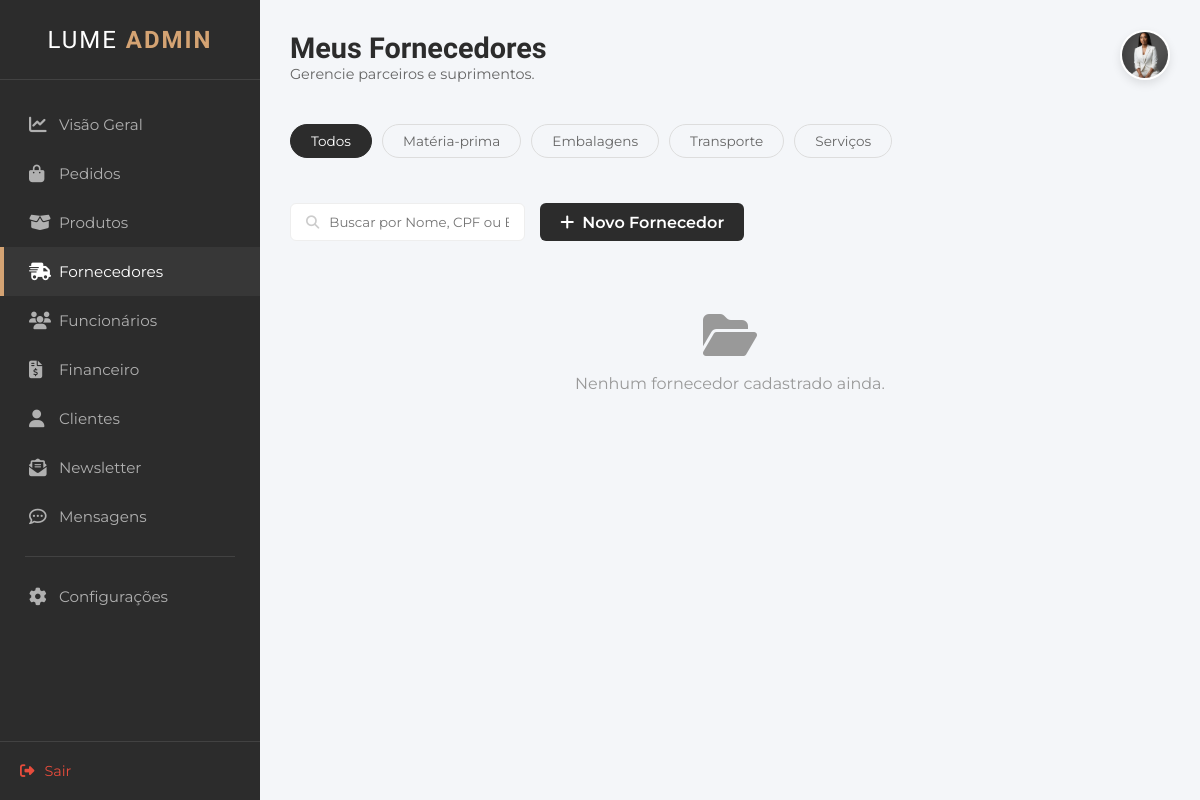
/fornecedores, run on an earlier commit of the app's database.
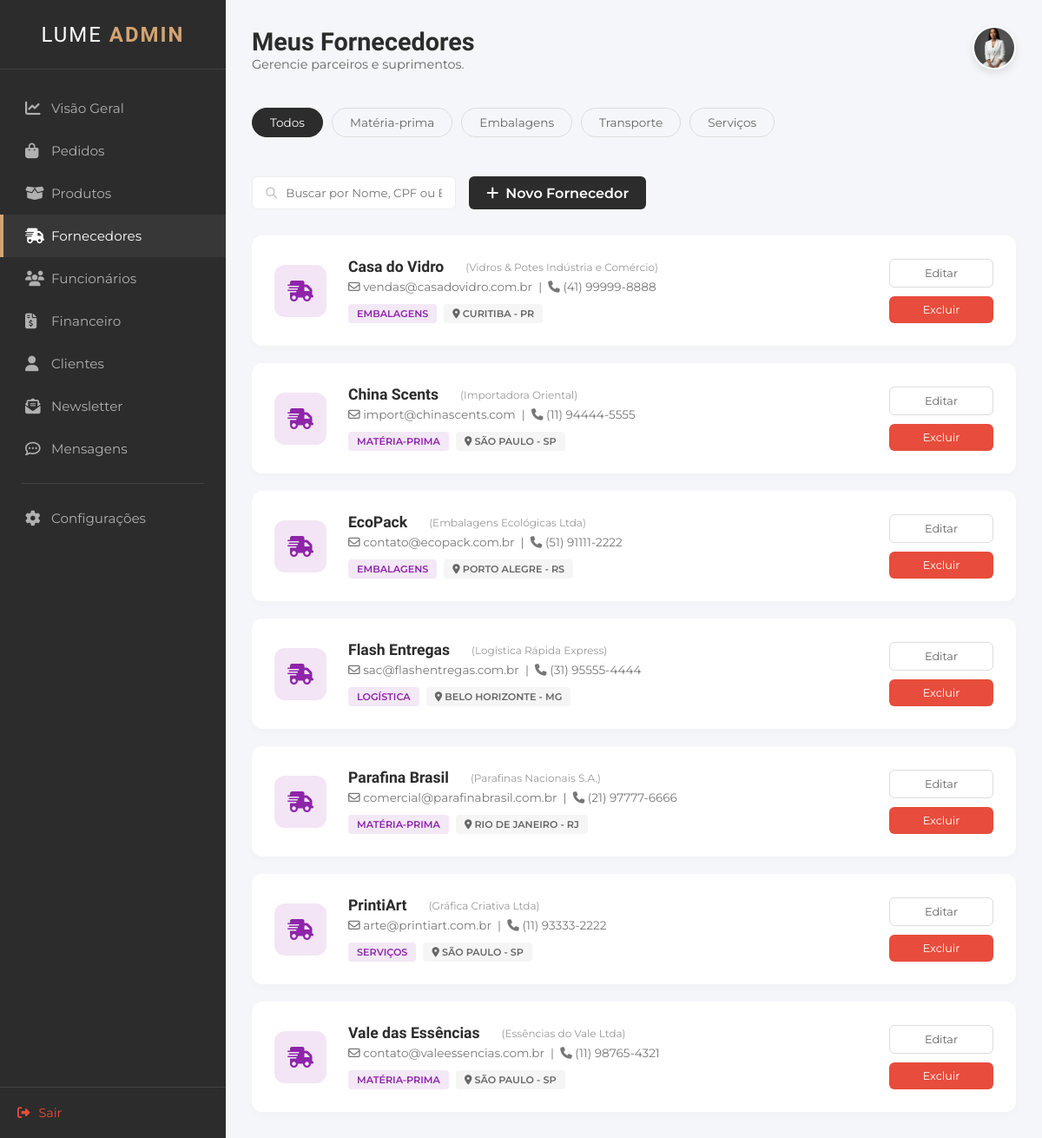
And on a later commit of the database.
### tables this page shows
CREATE TABLE "tb_fornecedores" (
    "id_fornecedor" INTEGER PRIMARY KEY AUTOINCREMENT,
    "razao_social" VARCHAR(100) NOT NULL,
    "nome_fantasia" VARCHAR(100) NOT NULL,
    "cnpj" VARCHAR(20) NOT NULL,
    "tel_cel" VARCHAR(20),
    "categoria" VARCHAR(50),
    "insc_estadual" VARCHAR(20),
    "email" VARCHAR(100),
    "cep" VARCHAR(9),
    "endereco" VARCHAR(200),
    "cidade" VARCHAR(50),
    "estado" VARCHAR(2),
    "nome_repre" VARCHAR(100),
    "observacao" TEXT,
    "data_cad" DATETIME
    );

### appinterno.py (the view)
@app.route("/fornecedores.html")
@app.route("/fornecedores")
def listar_fornecedores():
    busca = request.args.get("q")
    filtro_cat = request.args.get("categoria")
    con = get_db()
    cur = con.cursor()
    sql = "SELECT * FROM tb_fornecedores"
    condicoes = []
    parametros = []
    if busca:
        condicoes.append("(nome_fantasia LIKE ? OR razao_social LIKE ?)")
        parametros.append(f"%{busca}%"); parametros.append(f"%{busca}%")
    if filtro_cat and filtro_cat != 'Todos':
        condicoes.append("categoria = ?")
        parametros.append(filtro_cat)
    if condicoes:
        sql += " WHERE " + " AND ".join(condicoes)
    sql += " ORDER BY nome_fantasia ASC"
    try:
        cur.execute(sql, parametros)
        dados = cur.fetchall()
    except:
        dados = []
    con.close()
    return render_template("interno/fornecedores.html", fornecedores=dados, cat_atual=filtro_cat)

### appinterno.py (called while the page is built)
def get_db():
    conn = sqlite3.connect("db_lume.db")
    conn.row_factory = sqlite3.Row
    return conn

### templates/interno/fornecedores.html (shortened to what this page needs)
<!DOCTYPE html>
<html lang="pt-br">
<head>
    <link rel="stylesheet" href="https://cdnjs.cloudflare.com/ajax/libs/font-awesome/6.4.0/css/all.min.css">
    <link rel="stylesheet" href="/static/styleinterno.css">
</head>
<body>
    <div class="admin-container">
        <aside class="sidebar">
            <div class="sidebar-header">
                <h2 class="brand-text">LUME <span>ADMIN</span></h2>
            </div>
            <nav class="sidebar-nav">
                <ul>
                    <li><a href="dashboard.html"><i class="fa-solid fa-chart-line"></i> Visão Geral</a></li>
                    <li><a href="pedido.html"><i class="fa-solid fa-bag-shopping"></i>Pedidos</a></li>
                    <li><a href="produto.html"><i class="fa-solid fa-box-open"></i> Produtos</a></li>
                    <li class="active"><a href="fornecedores.html"><i class="fa-solid fa-truck-fast"></i> Fornecedores</a></li>
                    <li><a href="funcionarios.html"><i class="fa-solid fa-users"></i> Funcionários</a></li>
                    <li><a href="financeiro.html"><i class="fa-solid fa-file-invoice-dollar"></i> Financeiro</a></li>
                    <li><a href="cliente.html"><i class="fas fa-user"></i>Clientes</a></li>
                    <li><a href="newsletter.html"><i class="fa-solid fa-envelope-open-text"></i> Newsletter</a></li>
                    <li><a href="mensagens.html"><i class="fa-regular fa-comment-dots"></i> Mensagens</a></li>
                    <li class="separator"></li>
                    <li><a href="configuracoes.html"><i class="fa-solid fa-gear"></i> Configurações</a></li>
                </ul>
            </nav>
            <div class="sidebar-footer">
                <a href="login.html" class="logout-btn"><i class="fa-solid fa-right-from-bracket"></i> Sair</a>
            </div>
        </aside>
        <main class="main-content">
            <header class="top-bar">
                <div class="welcome-text">
                    <h1>Meus Fornecedores</h1>
                    <p>Gerencie parceiros e suprimentos.</p>
                </div>
                <div class="user-profile">
    <div class="profile-dropdown-trigger" onclick="toggleProfileMenu()">
        <img src="/static/imagens/fundadora1.jpeg" alt="Admin" class="avatar">
    </div>
</div>
            </header>
            <section class="suppliers-toolbar">
                <div class="status-filters" style="margin-bottom: 20px;">
    <a href="/fornecedores"
       class="filter-pill {{ 'active' if not cat_atual or cat_atual == 'Todos' }}">
       Todos
    </a>
    <a href="/fornecedores?categoria=Matéria-prima"
       class="filter-pill {{ 'active' if cat_atual == 'Matéria-prima' }}">
       Matéria-prima
    </a>
    <a href="/fornecedores?categoria=Embalagens"
       class="filter-pill {{ 'active' if cat_atual == 'Embalagens' }}">
       Embalagens
    </a>
    <a href="/fornecedores?categoria=Transporte"
       class="filter-pill {{ 'active' if cat_atual == 'Transporte' }}">
       Transporte
    </a>
    <a href="/fornecedores?categoria=Serviços"
       class="filter-pill {{ 'active' if cat_atual == 'Serviços' }}">
       Serviços
    </a>
</div>
                <div class="toolbar-actions">
                     <form class="search-compact" action="/fornecedores" method="GET">
    <button type="submit" style="border: none; background: transparent; cursor: pointer; color: #ccc;">
        <i class="fa-solid fa-magnifying-glass"></i>
    </button>
    <input type="text" name="q" placeholder="Buscar por Nome, CPF ou E-mail..."
           value="{{ request.args.get('q', '') }}">
</form>
                    <a href="novo-fornecedor.html" class="btn-new-supplier" style="text-decoration: none;">
    <i class="fa-solid fa-plus"></i> Novo Fornecedor
</a>
                </div>
            </section>
            <section class="suppliers-list">
    {% for f in fornecedores %}
    <div class="supplier-card">
        <div class="supplier-icon-box">
            <i class="fa-solid fa-truck-fast"></i>
        </div>
        <div class="supplier-details">
            <div class="header-row">
                <h3>{{ f['nome_fantasia'] }}</h3>
                <span style="font-size: 0.75rem; color: #999; margin-left: 10px;">
                    ({{ f['razao_social'] }})
                </span>
            </div>
            <p class="contact-line">
                <i class="fa-regular fa-envelope"></i> {{ f['email'] }} &nbsp;|&nbsp;
                <i class="fa-solid fa-phone"></i> {{ f['tel_cel'] }}
            </p>
            <div class="tags-row">
                <span class="tag tag-purple">{{ f['categoria'] }}</span>
                <span class="tag tag-gray">
                    <i class="fa-solid fa-location-dot"></i> {{ f['cidade'] }} - {{ f['estado'] }}
                </span>
            </div>
        </div>
        <div class="supplier-actions">
    <a href="/fornecedor/editar/{{ f['id_fornecedor'] }}" class="btn-action-outline" style="text-decoration: none; text-align: center;">
        Editar
    </a>
    <a href="/fornecedor/delete/{{ f['id_fornecedor'] }}" class="btn-action-solid"
       style="background-color: #e74c3c; text-decoration: none; text-align: center;"
       onclick="return confirm('Tem certeza que deseja excluir o fornecedor {{ f['nome_fantasia'] }}?')">
        Excluir
    </a>
</div>
    </div>
    {% else %}
    <div style="text-align: center; padding: 40px; color: #999;">
        <i class="fa-solid fa-folder-open" style="font-size: 3rem; margin-bottom: 15px;"></i>
        <p>Nenhum fornecedor cadastrado ainda.</p>
    </div>
    {% endfor %}
    </section>
        </main>
    </div>
</body>
</html>

What changed in the data, as far as the page shows it:
added tb_fornecedores: nome_fantasia "Casa do Vidro", razao_social "Vidros & Potes Indústria e Comércio", email "vendas@casadovidro.com.br", tel_cel "(41) 99999-8888", categoria "EMBALAGENS", cidade "CURITIBA", estado "PR"
added tb_fornecedores: nome_fantasia "China Scents", razao_social "Importadora Oriental", email "import@chinascents.com", tel_cel "(11) 94444-5555", categoria "MATÉRIA-PRIMA", cidade "SÃO PAULO", estado "SP"
added tb_fornecedores: nome_fantasia "EcoPack", razao_social "Embalagens Ecológicas Ltda", email "contato@ecopack.com.br", tel_cel "(51) 91111-2222", categoria "EMBALAGENS", cidade "PORTO ALEGRE", estado "RS"
added tb_fornecedores: nome_fantasia "Flash Entregas", razao_social "Logística Rápida Express", email "sac@flashentregas.com.br", tel_cel "(31) 95555-4444", categoria "LOGÍSTICA", cidade "BELO HORIZONTE", estado "MG"
added tb_fornecedores: nome_fantasia "Parafina Brasil", razao_social "Parafinas Nacionais S.A.", email "comercial@parafinabrasil.com.br", tel_cel "(21) 97777-6666", categoria "MATÉRIA-PRIMA", cidade "RIO DE JANEIRO", estado "RJ"
added tb_fornecedores: nome_fantasia "PrintiArt", razao_social "Gráfica Criativa Ltda", email "arte@printiart.com.br", tel_cel "(11) 93333-2222", categoria "SERVIÇOS", cidade "SÃO PAULO", estado "SP"
added tb_fornecedores: nome_fantasia "Vale das Essências", razao_social "Essências do Vale Ltda", email "contato@valeessencias.com.br", tel_cel "(11) 98765-4321", categoria "MATÉRIA-PRIMA", cidade "SÃO PAULO", estado "SP"
Also different on the page:
text no longer shown: "Nenhum fornecedor cadastrado ainda."
